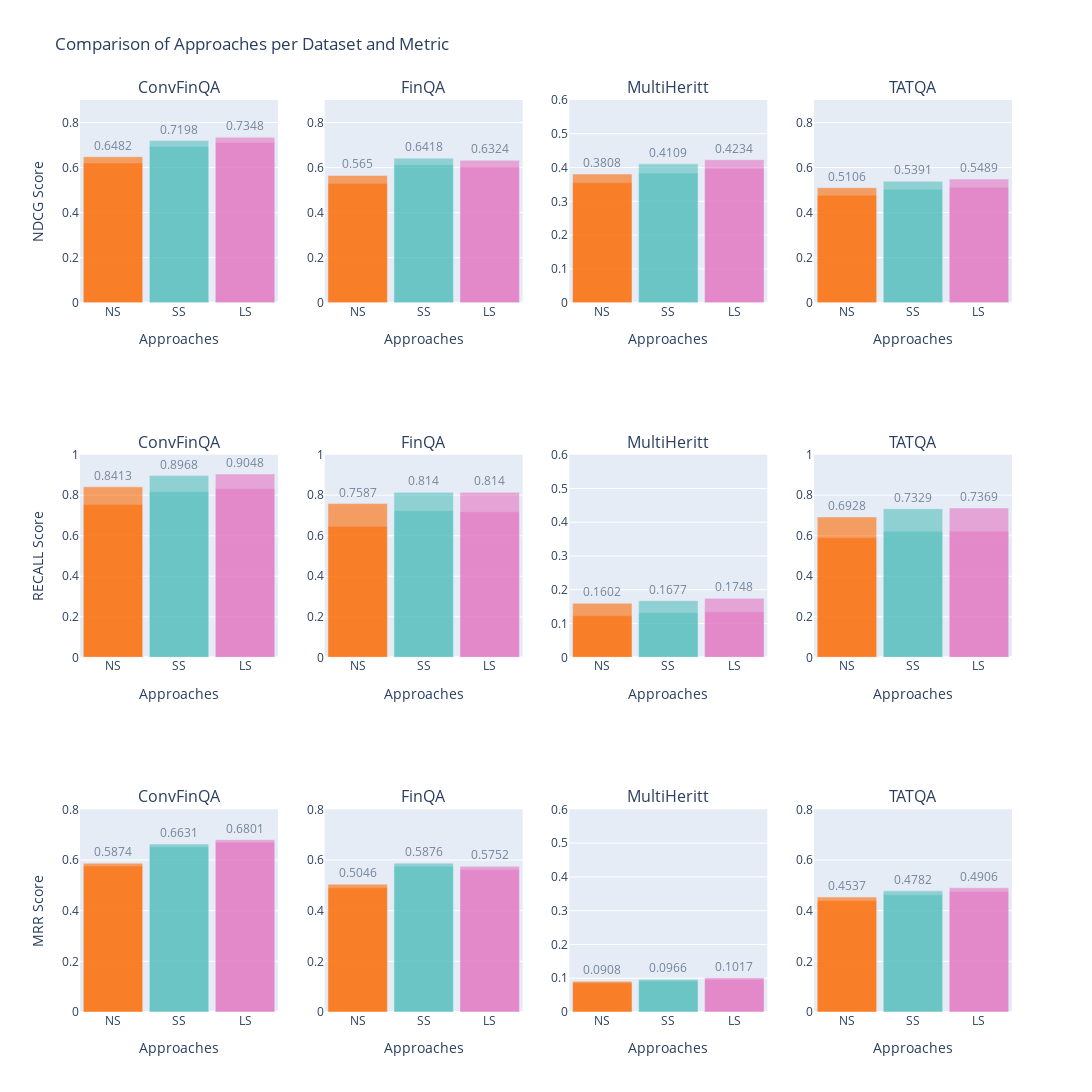

This figure's notebook cell:
### Markdown cell above
Let's see the table handling approaches

### Code cell
plot_table_results(df_results_ns, df_results_ss, df_results_ls)

### Figure 1 — Plotly figure (JSON) as saved in the notebook; plotly's stock layout.template omitted (floating-point values rounded to 4 significant figures)
{"data": [{"marker": {"color": "#fc6a03"}, "name": "NDCG @5", "opacity": 0.6, "textposition": "outside", "type": "bar", "x": ["NS"], "xaxis": "x", "y": [0.6203], "yaxis": "y"}, {"marker": {"color": "#fc6a03"}, "name": "NDCG @5", "opacity": 0.6, "textposition": "outside", "type": "bar", "x": ["NS"], "xaxis": "x2", "y": [0.5292], "yaxis": "y2"}, {"marker": {"color": "#fc6a03"}, "name": "NDCG @5", "opacity": 0.6, "textposition": "outside", "type": "bar", "x": ["NS"], "xaxis": "x3", "y": [0.3549], "yaxis": "y3"}, {"marker": {"color": "#fc6a03"}, "name": "NDCG @5", "opacity": 0.6, "textposition": "outside", "type": "bar", "x": ["NS"], "xaxis": "x4", "y": [0.4767], "yaxis": "y4"}, {"marker": {"color": "#fc6a03"}, "name": "NDCG @10", "opacity": 0.6, "text": ["0.6482"], "textposition": "outside", "type": "bar", "x": ["NS"], "xaxis": "x", "y": [0.6482], "yaxis": "y"}, {"marker": {"color": "#fc6a03"}, "name": "NDCG @10", "opacity": 0.6, "text": ["0.565"], "textposition": "outside", "type": "bar", "x": ["NS"], "xaxis": "x2", "y": [0.565], "yaxis": "y2"}, {"marker": {"color": "#fc6a03"}, "name": "NDCG @10", "opacity": 0.6, "text": ["0.3808"], "textposition": "outside", "type": "bar", "x": ["NS"], "xaxis": "x3", "y": [0.3808], "yaxis": "y3"}, {"marker": {"color": "#fc6a03"}, "name": "NDCG @10", "opacity": 0.6, "text": ["0.5106"], "textposition": "outside", "type": "bar", "x": ["NS"], "xaxis": "x4", "y": [0.5106], "yaxis": "y4"}, {"marker": {"color": "#fc6a03"}, "name": "RECALL @5", "opacity": 0.6, "textposition": "outside", "type": "bar", "x": ["NS"], "xaxis": "x5", "y": [0.754], "yaxis": "y5"}, {"marker": {"color": "#fc6a03"}, "name": "RECALL @5", "opacity": 0.6, "textposition": "outside", "type": "bar", "x": ["NS"], "xaxis": "x6", "y": [0.6453], "yaxis": "y6"}, {"marker": {"color": "#fc6a03"}, "name": "RECALL @5", "opacity": 0.6, "textposition": "outside", "type": "bar", "x": ["NS"], "xaxis": "x7", "y": [0.1228], "yaxis": "y7"}, {"marker": {"color": "#fc6a03"}, "name": "RECALL @5", "opacity": 0.6, "textposition": "outside", "type": "bar", "x": ["NS"], "xaxis": "x8", "y": [0.5904], "yaxis": "y8"}, {"marker": {"color": "#fc6a03"}, "name": "RECALL @10", "opacity": 0.6, "text": ["0.8413"], "textposition": "outside", "type": "bar", "x": ["NS"], "xaxis": "x5", "y": [0.8413], "yaxis": "y5"}, {"marker": {"color": "#fc6a03"}, "name": "RECALL @10", "opacity": 0.6, "text": ["0.7587"], "textposition": "outside", "type": "bar", "x": ["NS"], "xaxis": "x6", "y": [0.7587], "yaxis": "y6"}, {"marker": {"color": "#fc6a03"}, "name": "RECALL @10", "opacity": 0.6, "text": ["0.1602"], "textposition": "outside", "type": "bar", "x": ["NS"], "xaxis": "x7", "y": [0.1602], "yaxis": "y7"}, {"marker": {"color": "#fc6a03"}, "name": "RECALL @10", "opacity": 0.6, "text": ["0.6928"], "textposition": "outside", "type": "bar", "x": ["NS"], "xaxis": "x8", "y": [0.6928], "yaxis": "y8"}, {"marker": {"color": "#fc6a03"}, "name": "MRR @5", "opacity": 0.6, "textposition": "outside", "type": "bar", "x": ["NS"], "xaxis": "x9", "y": [0.5761], "yaxis": "y9"}, {"marker": {"color": "#fc6a03"}, "name": "MRR @5", "opacity": 0.6, "textposition": "outside", "type": "bar", "x": ["NS"], "xaxis": "x10", "y": [0.4903], "yaxis": "y10"}, {"marker": {"color": "#fc6a03"}, "name": "MRR @5", "opacity": 0.6, "textposition": "outside", "type": "bar", "x": ["NS"], "xaxis": "x11", "y": [0.0859], "yaxis": "y11"}, {"marker": {"color": "#fc6a03"}, "name": "MRR @5", "opacity": 0.6, "textposition": "outside", "type": "bar", "x": ["NS"], "xaxis": "x12", "y": [0.4394], "yaxis": "y12"}, {"marker": {"color": "#fc6a03"}, "name": "MRR @10", "opacity": 0.6, "text": ["0.5874"], "textposition": "outside", "type": "bar", "x": ["NS"], "xaxis": "x9", "y": [0.5874], "yaxis": "y9"}, {"marker": {"color": "#fc6a03"}, "name": "MRR @10", "opacity": 0.6, "text": ["0.5046"], "textposition": "outside", "type": "bar", "x": ["NS"], "xaxis": "x10", "y": [0.5046], "yaxis": "y10"}, {"marker": {"color": "#fc6a03"}, "name": "MRR @10", "opacity": 0.6, "text": ["0.0908"], "textposition": "outside", "type": "bar", "x": ["NS"], "xaxis": "x11", "y": [0.0908], "yaxis": "y11"}, {"marker": {"color": "#fc6a03"}, "name": "MRR @10", "opacity": 0.6, "text": ["0.4537"], "textposition": "outside", "type": "bar", "x": ["NS"], "xaxis": "x12", "y": [0.4537], "yaxis": "y12"}, {"marker": {"color": "#55bebd "}, "name": "NDCG @5", "opacity": 0.6, "textposition": "outside", "type": "bar", "x": ["SS"], "xaxis": "x", "y": [0.6936], "yaxis": "y"}, {"marker": {"color": "#55bebd "}, "name": "NDCG @5", "opacity": 0.6, "textposition": "outside", "type": "bar", "x": ["SS"], "xaxis": "x2", "y": [0.6129], "yaxis": "y2"}, {"marker": {"color": "#55bebd "}, "name": "NDCG @5", "opacity": 0.6, "textposition": "outside", "type": "bar", "x": ["SS"], "xaxis": "x3", "y": [0.384], "yaxis": "y3"}, {"marker": {"color": "#55bebd "}, "name": "NDCG @5", "opacity": 0.6, "textposition": "outside", "type": "bar", "x": ["SS"], "xaxis": "x4", "y": [0.5032], "yaxis": "y4"}, {"marker": {"color": "#55bebd "}, "name": "NDCG @10", "opacity": 0.6, "text": ["0.7198"], "textposition": "outside", "type": "bar", "x": ["SS"], "xaxis": "x", "y": [0.7198], "yaxis": "y"}, {"marker": {"color": "#55bebd "}, "name": "NDCG @10", "opacity": 0.6, "text": ["0.6418"], "textposition": "outside", "type": "bar", "x": ["SS"], "xaxis": "x2", "y": [0.6418], "yaxis": "y2"}, {"marker": {"color": "#55bebd "}, "name": "NDCG @10", "opacity": 0.6, "text": ["0.4109"], "textposition": "outside", "type": "bar", "x": ["SS"], "xaxis": "x3", "y": [0.4109], "yaxis": "y3"}, {"marker": {"color": "#55bebd "}, "name": "NDCG @10", "opacity": 0.6, "text": ["0.5391"], "textposition": "outside", "type": "bar", "x": ["SS"], "xaxis": "x4", "y": [0.5391], "yaxis": "y4"}, {"marker": {"color": "#55bebd "}, "name": "RECALL @5", "opacity": 0.6, "textposition": "outside", "type": "bar", "x": ["SS"], "xaxis": "x5", "y": [0.8175], "yaxis": "y5"}, {"marker": {"color": "#55bebd "}, "name": "RECALL @5", "opacity": 0.6, "textposition": "outside", "type": "bar", "x": ["SS"], "xaxis": "x6", "y": [0.7238], "yaxis": "y6"}, {"marker": {"color": "#55bebd "}, "name": "RECALL @5", "opacity": 0.6, "textposition": "outside", "type": "bar", "x": ["SS"], "xaxis": "x7", "y": [0.132], "yaxis": "y7"}, {"marker": {"color": "#55bebd "}, "name": "RECALL @5", "opacity": 0.6, "textposition": "outside", "type": "bar", "x": ["SS"], "xaxis": "x8", "y": [0.6225], "yaxis": "y8"}, {"marker": {"color": "#55bebd "}, "name": "RECALL @10", "opacity": 0.6, "text": ["0.8968"], "textposition": "outside", "type": "bar", "x": ["SS"], "xaxis": "x5", "y": [0.8968], "yaxis": "y5"}, {"marker": {"color": "#55bebd "}, "name": "RECALL @10", "opacity": 0.6, "text": ["0.814"], "textposition": "outside", "type": "bar", "x": ["SS"], "xaxis": "x6", "y": [0.814], "yaxis": "y6"}, {"marker": {"color": "#55bebd "}, "name": "RECALL @10", "opacity": 0.6, "text": ["0.1677"], "textposition": "outside", "type": "bar", "x": ["SS"], "xaxis": "x7", "y": [0.1677], "yaxis": "y7"}, {"marker": {"color": "#55bebd "}, "name": "RECALL @10", "opacity": 0.6, "text": ["0.7329"], "textposition": "outside", "type": "bar", "x": ["SS"], "xaxis": "x8", "y": [0.7329], "yaxis": "y8"}, {"marker": {"color": "#55bebd "}, "name": "MRR @5", "opacity": 0.6, "textposition": "outside", "type": "bar", "x": ["SS"], "xaxis": "x9", "y": [0.652], "yaxis": "y9"}, {"marker": {"color": "#55bebd "}, "name": "MRR @5", "opacity": 0.6, "textposition": "outside", "type": "bar", "x": ["SS"], "xaxis": "x10", "y": [0.5757], "yaxis": "y10"}, {"marker": {"color": "#55bebd "}, "name": "MRR @5", "opacity": 0.6, "textposition": "outside", "type": "bar", "x": ["SS"], "xaxis": "x11", "y": [0.0919], "yaxis": "y11"}, {"marker": {"color": "#55bebd "}, "name": "MRR @5", "opacity": 0.6, "textposition": "outside", "type": "bar", "x": ["SS"], "xaxis": "x12", "y": [0.4633], "yaxis": "y12"}, {"marker": {"color": "#55bebd "}, "name": "MRR @10", "opacity": 0.6, "text": ["0.6631"], "textposition": "outside", "type": "bar", "x": ["SS"], "xaxis": "x9", "y": [0.6631], "yaxis": "y9"}, {"marker": {"color": "#55bebd "}, "name": "MRR @10", "opacity": 0.6, "text": ["0.5876"], "textposition": "outside", "type": "bar", "x": ["SS"], "xaxis": "x10", "y": [0.5876], "yaxis": "y10"}, {"marker": {"color": "#55bebd "}, "name": "MRR @10", "opacity": 0.6, "text": ["0.0966"], "textposition": "outside", "type": "bar", "x": ["SS"], "xaxis": "x11", "y": [0.0966], "yaxis": "y11"}, {"marker": {"color": "#55bebd "}, "name": "MRR @10", "opacity": 0.6, "text": ["0.4782"], "textposition": "outside", "type": "bar", "x": ["SS"], "xaxis": "x12", "y": [0.4782], "yaxis": "y12"}, {"marker": {"color": "#e377c2"}, "name": "NDCG @5", "opacity": 0.6, "textposition": "outside", "type": "bar", "x": ["LS"], "xaxis": "x", "y": [0.711], "yaxis": "y"}, {"marker": {"color": "#e377c2"}, "name": "NDCG @5", "opacity": 0.6, "textposition": "outside", "type": "bar", "x": ["LS"], "xaxis": "x2", "y": [0.602], "yaxis": "y2"}, {"marker": {"color": "#e377c2"}, "name": "NDCG @5", "opacity": 0.6, "textposition": "outside", "type": "bar", "x": ["LS"], "xaxis": "x3", "y": [0.3976], "yaxis": "y3"}, {"marker": {"color": "#e377c2"}, "name": "NDCG @5", "opacity": 0.6, "textposition": "outside", "type": "bar", "x": ["LS"], "xaxis": "x4", "y": [0.5124], "yaxis": "y4"}, {"marker": {"color": "#e377c2"}, "name": "NDCG @10", "opacity": 0.6, "text": ["0.7348"], "textposition": "outside", "type": "bar", "x": ["LS"], "xaxis": "x", "y": [0.7348], "yaxis": "y"}, {"marker": {"color": "#e377c2"}, "name": "NDCG @10", "opacity": 0.6, "text": ["0.6324"], "textposition": "outside", "type": "bar", "x": ["LS"], "xaxis": "x2", "y": [0.6324], "yaxis": "y2"}, {"marker": {"color": "#e377c2"}, "name": "NDCG @10", "opacity": 0.6, "text": ["0.4234"], "textposition": "outside", "type": "bar", "x": ["LS"], "xaxis": "x3", "y": [0.4234], "yaxis": "y3"}, {"marker": {"color": "#e377c2"}, "name": "NDCG @10", "opacity": 0.6, "text": ["0.5489"], "textposition": "outside", "type": "bar", "x": ["LS"], "xaxis": "x4", "y": [0.5489], "yaxis": "y4"}, {"marker": {"color": "#e377c2"}, "name": "RECALL @5", "opacity": 0.6, "textposition": "outside", "type": "bar", "x": ["LS"], "xaxis": "x5", "y": [0.8333], "yaxis": "y5"}, {"marker": {"color": "#e377c2"}, "name": "RECALL @5", "opacity": 0.6, "textposition": "outside", "type": "bar", "x": ["LS"], "xaxis": "x6", "y": [0.718], "yaxis": "y6"}, {"marker": {"color": "#e377c2"}, "name": "RECALL @5", "opacity": 0.6, "textposition": "outside", "type": "bar", "x": ["LS"], "xaxis": "x7", "y": [0.1348], "yaxis": "y7"}, {"marker": {"color": "#e377c2"}, "name": "RECALL @5", "opacity": 0.6, "textposition": "outside", "type": "bar", "x": ["LS"], "xaxis": "x8", "y": [0.6225], "yaxis": "y8"}, {"marker": {"color": "#e377c2"}, "name": "RECALL @10", "opacity": 0.6, "text": ["0.9048"], "textposition": "outside", "type": "bar", "x": ["LS"], "xaxis": "x5", "y": [0.9048], "yaxis": "y5"}, {"marker": {"color": "#e377c2"}, "name": "RECALL @10", "opacity": 0.6, "text": ["0.814"], "textposition": "outside", "type": "bar", "x": ["LS"], "xaxis": "x6", "y": [0.814], "yaxis": "y6"}, {"marker": {"color": "#e377c2"}, "name": "RECALL @10", "opacity": 0.6, "text": ["0.1748"], "textposition": "outside", "type": "bar", "x": ["LS"], "xaxis": "x7", "y": [0.1748], "yaxis": "y7"}, {"marker": {"color": "#e377c2"}, "name": "RECALL @10", "opacity": 0.6, "text": ["0.7369"], "textposition": "outside", "type": "bar", "x": ["LS"], "xaxis": "x8", "y": [0.7369], "yaxis": "y8"}, {"marker": {"color": "#e377c2"}, "name": "MRR @5", "opacity": 0.6, "textposition": "outside", "type": "bar", "x": ["LS"], "xaxis": "x9", "y": [0.6698], "yaxis": "y9"}, {"marker": {"color": "#e377c2"}, "name": "MRR @5", "opacity": 0.6, "textposition": "outside", "type": "bar", "x": ["LS"], "xaxis": "x10", "y": [0.563], "yaxis": "y10"}, {"marker": {"color": "#e377c2"}, "name": "MRR @5", "opacity": 0.6, "textposition": "outside", "type": "bar", "x": ["LS"], "xaxis": "x11", "y": [0.0965], "yaxis": "y11"}, {"marker": {"color": "#e377c2"}, "name": "MRR @5", "opacity": 0.6, "textposition": "outside", "type": "bar", "x": ["LS"], "xaxis": "x12", "y": [0.4758], "yaxis": "y12"}, {"marker": {"color": "#e377c2"}, "name": "MRR @10", "opacity": 0.6, "text": ["0.6801"], "textposition": "outside", "type": "bar", "x": ["LS"], "xaxis": "x9", "y": [0.6801], "yaxis": "y9"}, {"marker": {"color": "#e377c2"}, "name": "MRR @10", "opacity": 0.6, "text": ["0.5752"], "textposition": "outside", "type": "bar", "x": ["LS"], "xaxis": "x10", "y": [0.5752], "yaxis": "y10"}, {"marker": {"color": "#e377c2"}, "name": "MRR @10", "opacity": 0.6, "text": ["0.1017"], "textposition": "outside", "type": "bar", "x": ["LS"], "xaxis": "x11", "y": [0.1017], "yaxis": "y11"}, {"marker": {"color": "#e377c2"}, "name": "MRR @10", "opacity": 0.6, "text": ["0.4906"], "textposition": "outside", "type": "bar", "x": ["LS"], "xaxis": "x12", "y": [0.4906], "yaxis": "y12"}], "layout": {"annotations": [{"font": {"size": 16}, "showarrow": false, "text": "ConvFinQA", "x": 0.1062, "xanchor": "center", "xref": "paper", "y": 1, "yanchor": "bottom", "yref": "paper"}, {"font": {"size": 16}, "showarrow": false, "text": "FinQA", "x": 0.3688, "xanchor": "center", "xref": "paper", "y": 1, "yanchor": "bottom", "yref": "paper"}, {"font": {"size": 16}, "showarrow": false, "text": "MultiHeritt", "x": 0.6313, "xanchor": "center", "xref": "paper", "y": 1, "yanchor": "bottom", "yref": "paper"}, {"font": {"size": 16}, "showarrow": false, "text": "TATQA", "x": 0.8938, "xanchor": "center", "xref": "paper", "y": 1, "yanchor": "bottom", "yref": "paper"}, {"font": {"size": 16}, "showarrow": false, "text": "ConvFinQA", "x": 0.1062, "xanchor": "center", "xref": "paper", "y": 0.6111, "yanchor": "bottom", "yref": "paper"}, {"font": {"size": 16}, "showarrow": false, "text": "FinQA", "x": 0.3688, "xanchor": "center", "xref": "paper", "y": 0.6111, "yanchor": "bottom", "yref": "paper"}, {"font": {"size": 16}, "showarrow": false, "text": "MultiHeritt", "x": 0.6313, "xanchor": "center", "xref": "paper", "y": 0.6111, "yanchor": "bottom", "yref": "paper"}, {"font": {"size": 16}, "showarrow": false, "text": "TATQA", "x": 0.8938, "xanchor": "center", "xref": "paper", "y": 0.6111, "yanchor": "bottom", "yref": "paper"}, {"font": {"size": 16}, "showarrow": false, "text": "ConvFinQA", "x": 0.1062, "xanchor": "center", "xref": "paper", "y": 0.2222, "yanchor": "bottom", "yref": "paper"}, {"font": {"size": 16}, "showarrow": false, "text": "FinQA", "x": 0.3688, "xanchor": "center", "xref": "paper", "y": 0.2222, "yanchor": "bottom", "yref": "paper"}, {"font": {"size": 16}, "showarrow": false, "text": "MultiHeritt", "x": 0.6313, "xanchor": "center", "xref": "paper", "y": 0.2222, "yanchor": "bottom", "yref": "paper"}, {"font": {"size": 16}, "showarrow": false, "text": "TATQA", "x": 0.8938, "xanchor": "center", "xref": "paper", "y": 0.2222, "yanchor": "bottom", "yref": "paper"}], "bargap": 0.1, "barmode": "overlay", "height": 1400, "showlegend": false, "title": {"text": "Comparison of Approaches per Dataset and Metric"}, "width": 1400, "xaxis": {"anchor": "y", "domain": [0, 0.2125], "title": {"text": "Approaches"}}, "xaxis10": {"anchor": "y10", "domain": [0.2625, 0.475], "title": {"text": "Approaches"}}, "xaxis11": {"anchor": "y11", "domain": [0.525, 0.7375], "title": {"text": "Approaches"}}, "xaxis12": {"anchor": "y12", "domain": [0.7875, 1], "title": {"text": "Approaches"}}, "xaxis2": {"anchor": "y2", "domain": [0.2625, 0.475], "title": {"text": "Approaches"}}, "xaxis3": {"anchor": "y3", "domain": [0.525, 0.7375], "title": {"text": "Approaches"}}, "xaxis4": {"anchor": "y4", "domain": [0.7875, 1], "title": {"text": "Approaches"}}, "xaxis5": {"anchor": "y5", "domain": [0, 0.2125], "title": {"text": "Approaches"}}, "xaxis6": {"anchor": "y6", "domain": [0.2625, 0.475], "title": {"text": "Approaches"}}, "xaxis7": {"anchor": "y7", "domain": [0.525, 0.7375], "title": {"text": "Approaches"}}, "xaxis8": {"anchor": "y8", "domain": [0.7875, 1], "title": {"text": "Approaches"}}, "xaxis9": {"anchor": "y9", "domain": [0, 0.2125], "title": {"text": "Approaches"}}, "yaxis": {"anchor": "x", "domain": [0.7778, 1], "range": [0, 0.9], "title": {"text": "NDCG Score"}}, "yaxis10": {"anchor": "x10", "domain": [0, 0.2222], "range": [0, 0.8]}, "yaxis11": {"anchor": "x11", "domain": [0, 0.2222], "range": [0, 0.6]}, "yaxis12": {"anchor": "x12", "domain": [0, 0.2222], "range": [0, 0.8]}, "yaxis2": {"anchor": "x2", "domain": [0.7778, 1], "range": [0, 0.9]}, "yaxis3": {"anchor": "x3", "domain": [0.7778, 1], "range": [0, 0.6]}, "yaxis4": {"anchor": "x4", "domain": [0.7778, 1], "range": [0, 0.9]}, "yaxis5": {"anchor": "x5", "domain": [0.3889, 0.6111], "range": [0, 1], "title": {"text": "RECALL Score"}}, "yaxis6": {"anchor": "x6", "domain": [0.3889, 0.6111], "range": [0, 1]}, "yaxis7": {"anchor": "x7", "domain": [0.3889, 0.6111], "range": [0, 0.6]}, "yaxis8": {"anchor": "x8", "domain": [0.3889, 0.6111], "range": [0, 1]}, "yaxis9": {"anchor": "x9", "domain": [0, 0.2222], "range": [0, 0.8], "title": {"text": "MRR Score"}}}}
